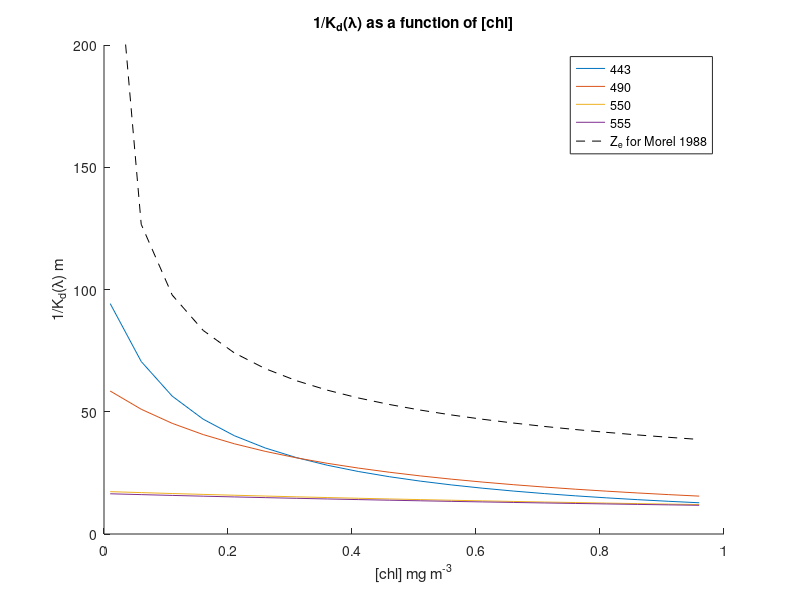
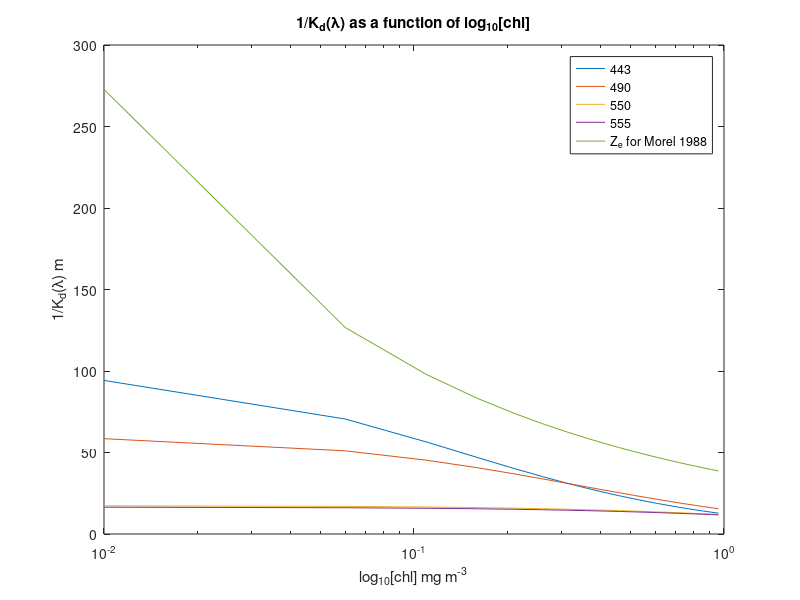

Reproduce these figures in MATLAB, in order.
chl=[0.01:.05:1]';

lambda 	= [443 490 550 555];
kw 		= [.00990 .01660 .05746 .06053];
chi		= [.10560 .07242 .04111 .03996];
e		= [.67443 .68955 .64927 .64204];

kb = chl*(chi.*e);

k = ones(length(chl),1)*kw+kb;

ze = 38*chl.^-0.428;

figure(1)
clf
hold on
plot(chl,1./k(:,1),chl,1./k(:,2),chl,1./k(:,3),chl,1./k(:,4))
plot(chl,ze,'k--')
legend(num2str(lambda(1)),num2str(lambda(2)),num2str(lambda(3)),num2str(lambda(4)),'Z_e for Morel 1988','location','best')
title('1/K_d(\lambda) as a function of [chl]')
xlabel('[chl] mg m^{-3}')
ylabel('1/K_d(\lambda) m')
axis([0 1 0 200])

figure(2)
clf
semilogx(chl,1./k(:,1),chl,1./k(:,2),chl,1./k(:,3),chl,1./k(:,4),chl,ze)
legend(num2str(lambda(1)),num2str(lambda(2)),num2str(lambda(3)),num2str(lambda(4)),'Z_e for Morel 1988','location','best')
title('1/K_d(\lambda) as a function of log_{10}[chl]')
xlabel('log_{10}[chl] mg m^{-3}')
ylabel('1/K_d(\lambda) m')
